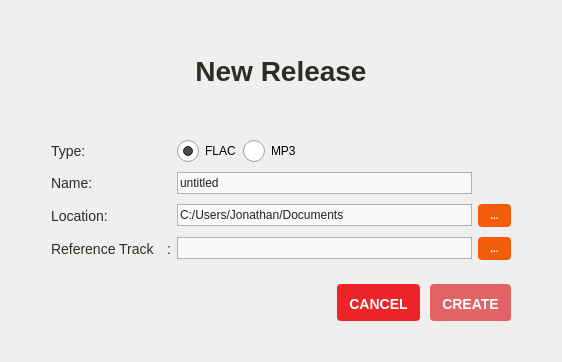
      <widget class="QFrame" name="new_album_page">
       <property name="styleSheet">
        <string notr="true">#new_album_page {
    background-color: #484848
}

#new_album_dialog {
	padding: 20px;
	min-width: 500px;
	max-width: 500px;
	min-height: 300px;
	max-height: 300px;
	background: white url(':/logo.png') no-repeat top left;
}

QLabel {
	color: #2D2D25;
	font-size: 14px;
}

QLineEdit {
	background-color: #F9F9F9;
	border: 1px solid #B1B1B1;
	color: #222222;
	min-height: 20px;
    selection-background-color: #F9CFBA;
	selection-color: #222222;
}

QRadioButton {
	min-height: 22px;
}

QLineEdit:focus {
	border: 1px solid #F79D6C;
}
</string>
       </property>
       <layout class="QHBoxLayout" name="horizontalLayout_4">
        <item>
         <widget class="QWidget" name="new_album_dialog" native="true">
          <layout class="QVBoxLayout" name="verticalLayout_6">
           <property name="spacing">
            <number>5</number>
           </property>
           <property name="leftMargin">
            <number>40</number>
           </property>
           <property name="topMargin">
            <number>20</number>
           </property>
           <property name="rightMargin">
            <number>40</number>
           </property>
           <property name="bottomMargin">
            <number>30</number>
           </property>
           <item>
            <widget class="QLabel" name="title_2">
             <property name="styleSheet">
              <string notr="true">QLabel {
	font-size: 28px;
	font-weight: bold;
	margin-top: 24px;
    margin-bottom: 12px;
}</string>
             </property>
             <property name="text">
              <string>New Release</string>
             </property>
             <property name="alignment">
              <set>Qt::AlignCenter</set>
             </property>
            </widget>
           </item>
           <item>
            <spacer name="verticalSpacer_3">
             <property name="orientation">
              <enum>Qt::Vertical</enum>
             </property>
             <property name="sizeHint" stdset="0">
              <size>
               <width>20</width>
               <height>40</height>
              </size>
             </property>
            </spacer>
           </item>
           <item>
            <widget class="QWidget" name="new_album_info_container" native="true">
             <property name="styleSheet">
              <string notr="true">QPushButton {
	background-color: #F25C0A;
	border: 2px solid #F25C0A;
	border-radius: 4px;
	color: white;
	font-weight: bold;
	font-size: 10px;
	padding: 3px 10px;
}

QPushButton:hover,
QPushButton:focus {
	background-color: #D95109;
	border-color: #D95109;
}

QPushButton:pressed {
	border: 2px solid transparent;
}</string>
             </property>
             <layout class="QGridLayout" name="gridLayout">
              <property name="leftMargin">
               <number>0</number>
              </property>
              <property name="topMargin">
               <number>12</number>
              </property>
              <property name="rightMargin">
               <number>0</number>
              </property>
              <property name="verticalSpacing">
               <number>10</number>
              </property>
              <item row="0" column="1">
               <widget class="QWidget" name="widget_2" native="true">
                <property name="minimumSize">
                 <size>
                  <width>0</width>
                  <height>22</height>
                 </size>
                </property>
                <property name="focusPolicy">
                 <enum>Qt::NoFocus</enum>
                </property>
                <property name="styleSheet">
                 <string notr="true">QRadioButton::indicator {
    width: 22px;
    height: 22px;
}

QRadioButton::indicator::unchecked {
	image: url(:/images/radio-unchecked.png);
}

QRadioButton::indicator:unchecked:focus {
	image: url(:/images/radio-unchecked-focus.png);
}

QRadioButton::indicator:unchecked:pressed {
    image: url(:/images/radio-unchecked-pressed.png)
}

QRadioButton::indicator::checked {
    image: url(:/images/radio-checked.png)
}

QRadioButton::indicator:checked:focus {
    image: url(:/images/radio-checked-focus.png)
}

QRadioButton::indicator:checked:pressed {
    image: url(:/images/radio-checked-pressed.png)
}</string>
                </property>
                <layout class="QHBoxLayout" name="horizontalLayout_3">
                 <property name="leftMargin">
                  <number>0</number>
                 </property>
                 <property name="topMargin">
                  <number>0</number>
                 </property>
                 <property name="rightMargin">
                  <number>0</number>
                 </property>
                 <property name="bottomMargin">
                  <number>0</number>
                 </property>
                 <item>
                  <widget class="QRadioButton" name="_flac_button">
                   <property name="focusPolicy">
                    <enum>Qt::StrongFocus</enum>
                   </property>
                   <property name="text">
                    <string>FLAC</string>
                   </property>
                   <property name="iconSize">
                    <size>
                     <width>22</width>
                     <height>22</height>
                    </size>
                   </property>
                   <property name="checked">
                    <bool>true</bool>
                   </property>
                  </widget>
                 </item>
                 <item>
                  <widget class="QRadioButton" name="_mp3_button">
                   <property name="focusPolicy">
                    <enum>Qt::StrongFocus</enum>
                   </property>
                   <property name="styleSheet">
                    <string notr="true"/>
                   </property>
                   <property name="text">
                    <string>MP3</string>
                   </property>
                  </widget>
                 </item>
                 <item>
                  <spacer name="horizontalSpacer_3">
                   <property name="orientation">
                    <enum>Qt::Horizontal</enum>
                   </property>
                   <property name="sizeHint" stdset="0">
                    <size>
                     <width>40</width>
                     <height>20</height>
                    </size>
                   </property>
                  </spacer>
                 </item>
                </layout>
               </widget>
              </item>
              <item row="4" column="1">
               <widget class="QLineEdit" name="album_name">
                <property name="text">
                 <string>untitled</string>
                </property>
               </widget>
              </item>
              <item row="4" column="0">
               <widget class="QLabel" name="album_name_label">
                <property name="text">
                 <string>Name:</string>
                </property>
                <property name="buddy">
                 <cstring>album_name</cstring>
                </property>
               </widget>
              </item>
              <item row="6" column="0">
               <widget class="QLabel" name="album_location_label">
                <property name="text">
                 <string>Location:</string>
                </property>
                <property name="buddy">
                 <cstring>album_location</cstring>
                </property>
               </widget>
              </item>
              <item row="8" column="1">
               <widget class="QLineEdit" name="track_location"/>
              </item>
              <item row="8" column="2">
               <widget class="QPushButton" name="browse_track_location_button">
                <property name="cursor">
                 <cursorShape>PointingHandCursor</cursorShape>
                </property>
                <property name="focusPolicy">
                 <enum>Qt::ClickFocus</enum>
                </property>
                <property name="text">
                 <string>...</string>
                </property>
               </widget>
              </item>
              <item row="6" column="2">
               <widget class="QPushButton" name="browse_album_location_button">
                <property name="cursor">
                 <cursorShape>PointingHandCursor</cursorShape>
                </property>
                <property name="focusPolicy">
                 <enum>Qt::ClickFocus</enum>
                </property>
                <property name="text">
                 <string>...</string>
                </property>
               </widget>
              </item>
              <item row="0" column="0">
               <widget class="QLabel" name="label">
                <property name="text">
                 <string>Type:</string>
                </property>
                <property name="buddy">
                 <cstring>_flac_button</cstring>
                </property>
               </widget>
              </item>
              <item row="6" column="1">
               <widget class="QLineEdit" name="album_location">
                <property name="text">
                 <string>C:/Users/Jonathan/Documents</string>
                </property>
               </widget>
              </item>
              <item row="8" column="0">
               <widget class="QWidget" name="widget_4" native="true">
                <layout class="QHBoxLayout" name="horizontalLayout_5">
                 <property name="spacing">
                  <number>2</number>
                 </property>
                 <property name="leftMargin">
                  <number>0</number>
                 </property>
                 <property name="topMargin">
                  <number>0</number>
                 </property>
                 <property name="rightMargin">
                  <number>0</number>
                 </property>
                 <property name="bottomMargin">
                  <number>0</number>
                 </property>
                 <item>
                  <widget class="QLabel" name="track_location_label">
                   <property name="text">
                    <string>Reference Track</string>
                   </property>
                   <property name="buddy">
                    <cstring>track_location</cstring>
                   </property>
                  </widget>
                 </item>
                 <item>
                  <widget class="QLabel" name="label_4">
                   <property name="toolTip">
                    <string>&lt;html&gt;&lt;head/&gt;&lt;body&gt;&lt;p&gt;Import metadata embedded in an existing track.&lt;/p&gt;&lt;p&gt;This field is &lt;span style=&quot; font-weight:600;&quot;&gt;optional&lt;/span&gt;. Leave blank if you wish to start an album from scratch.&lt;/p&gt;&lt;/body&gt;&lt;/html&gt;</string>
                   </property>
                   <property name="text">
                    <string/>
                   </property>
                   <property name="pixmap">
                    <pixmap resource="resources/resources.qrc">:/images/question-18.png</pixmap>
                   </property>
                  </widget>
                 </item>
                 <item>
                  <widget class="QLabel" name="label_3">
                   <property name="text">
                    <string>:</string>
                   </property>
                  </widget>
                 </item>
                </layout>
               </widget>
              </item>
             </layout>
            </widget>
           </item>
           <item>
            <widget class="QWidget" name="buttons_container" native="true">
             <property name="styleSheet">
              <string notr="true">QPushButton {
	background-color: #EC2327;
	border: 2px solid #EC2327;
	border-radius: 4px;
	font-size: 14px;
	font-weight: bold;
	color: white;
	padding: 10px 10px 7px 10px;
}

QPushButton:hover {
	background-color: #D42023;
	border-color: #D42023;
}

QPushButton:pressed {
	border: 2px solid transparent;
}

QPushButton:disabled {
	border-color: #E16365;
	background-color: #E16365;
}</string>
             </property>
             <layout class="QHBoxLayout" name="horizontalLayout_12">
              <property name="spacing">
               <number>10</number>
              </property>
              <property name="leftMargin">
               <number>0</number>
              </property>
              <property name="topMargin">
               <number>10</number>
              </property>
              <property name="rightMargin">
               <number>0</number>
              </property>
              <property name="bottomMargin">
               <number>0</number>
              </property>
              <item>
               <spacer name="horizontalSpacer_9">
                <property name="orientation">
                 <enum>Qt::Horizontal</enum>
                </property>
                <property name="sizeHint" stdset="0">
                 <size>
                  <width>40</width>
                  <height>20</height>
                 </size>
                </property>
               </spacer>
              </item>
              <item>
               <widget class="QPushButton" name="cancel_button">
                <property name="cursor">
                 <cursorShape>PointingHandCursor</cursorShape>
                </property>
                <property name="text">
                 <string>CANCEL</string>
                </property>
               </widget>
              </item>
              <item>
               <widget class="QPushButton" name="create_button">
                <property name="enabled">
                 <bool>false</bool>
                </property>
                <property name="cursor">
                 <cursorShape>PointingHandCursor</cursorShape>
                </property>
                <property name="text">
                 <string>CREATE</string>
                </property>
               </widget>
              </item>
             </layout>
            </widget>
           </item>
          </layout>
         </widget>
        </item>
       </layout>
      </widget>
